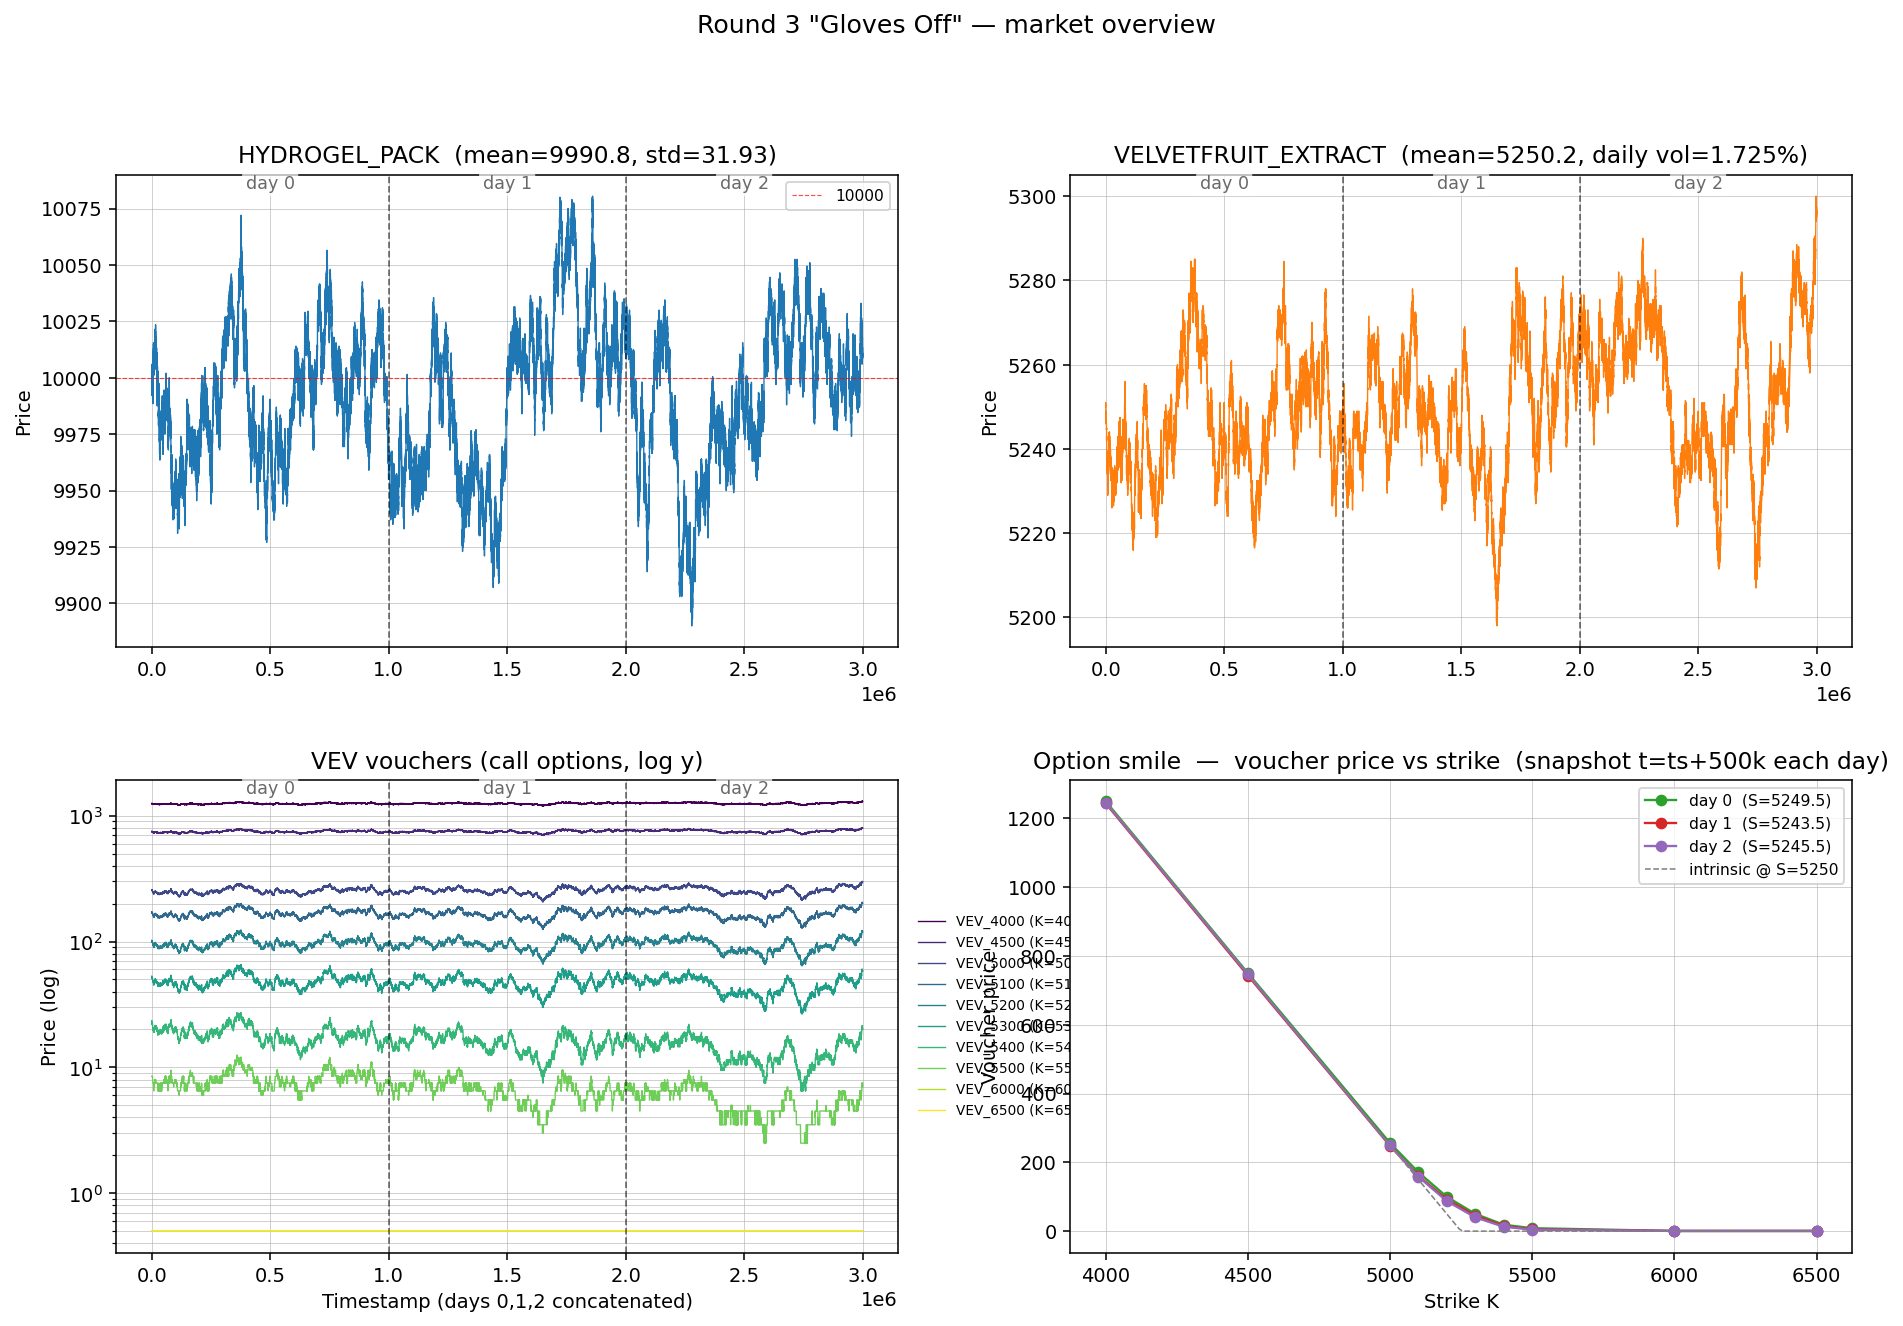

Source code (Python):
import pandas as pd
import numpy as np
import matplotlib.pyplot as plt
from matplotlib import cm

# ---- Config ----
DAYS = [0, 1, 2]
DATA_DIR = 'ROUND_3Data'
OUT_IMG = 'dashboard.png'

VOUCHERS = [
    ('VEV_4000', 4000), ('VEV_4500', 4500), ('VEV_5000', 5000),
    ('VEV_5100', 5100), ('VEV_5200', 5200), ('VEV_5300', 5300),
    ('VEV_5400', 5400), ('VEV_5500', 5500), ('VEV_6000', 6000),
    ('VEV_6500', 6500),
]
UNDERLYING = 'VELVETFRUIT_EXTRACT'


# ---- Data helpers (price = avg of highest-volume best bid / ask per tick) ----
def load_day(day):
    return pd.read_csv(f'{DATA_DIR}/prices_round_3_day_{day}.csv', sep=';')


def best_by_volume(df, side):
    rows = []
    for lvl in [1, 2, 3]:
        tmp = df[['timestamp', f'{side}_price_{lvl}', f'{side}_volume_{lvl}']].copy()
        tmp.columns = ['timestamp', 'price', 'volume']
        rows.append(tmp)
    stacked = pd.concat(rows).dropna()
    idx = stacked.groupby('timestamp')['volume'].idxmax()
    return stacked.loc[idx, ['timestamp', 'price']].sort_values('timestamp').reset_index(drop=True)


_cache = {}
def day_frame(day):
    if day not in _cache:
        _cache[day] = load_day(day)
    return _cache[day]


def price_series(product, day):
    df = day_frame(day)
    sub = df[df['product'] == product]
    if sub.empty:
        return pd.DataFrame(columns=['t_abs', 'price'])
    bb = best_by_volume(sub, 'bid').rename(columns={'price': 'bid'})
    ba = best_by_volume(sub, 'ask').rename(columns={'price': 'ask'})
    m = bb.merge(ba, on='timestamp', how='outer').sort_values('timestamp')
    m['price'] = (m['bid'] + m['ask']) / 2
    m['t_abs'] = m['timestamp'] + day * 1_000_000
    return m[['t_abs', 'price']]


def full_series(product):
    parts = [price_series(product, d) for d in DAYS]
    parts = [p for p in parts if not p.empty]
    return pd.concat(parts).sort_values('t_abs').reset_index(drop=True) if parts else pd.DataFrame()


# ---- Build figure ----
fig = plt.figure(figsize=(16, 10))
gs = fig.add_gridspec(2, 2, hspace=0.28, wspace=0.22)
ax_hg, ax_vev = fig.add_subplot(gs[0, 0]), fig.add_subplot(gs[0, 1])
ax_vch, ax_smile = fig.add_subplot(gs[1, 0]), fig.add_subplot(gs[1, 1])

day_bounds = [d * 1_000_000 for d in DAYS[1:]]


def mark_days(ax, label=False):
    for b in day_bounds:
        ax.axvline(b, color='black', linestyle='--', linewidth=0.9, alpha=0.55)
    if label:
        ymin, ymax = ax.get_ylim()
        for d in DAYS:
            ax.text(d * 1_000_000 + 500_000, ymax, f'day {d}',
                    ha='center', va='top', fontsize=9, color='dimgrey',
                    bbox=dict(boxstyle='round,pad=0.2', fc='white', ec='none', alpha=0.7))


# Panel 1: HYDROGEL_PACK
hg = full_series('HYDROGEL_PACK')
ax_hg.plot(hg.t_abs, hg.price, color='#1f77b4', linewidth=0.7)
ax_hg.axhline(10000, color='red', linestyle='--', linewidth=0.6, alpha=0.7, label='10000')
ax_hg.set_title(f'HYDROGEL_PACK  (mean={hg.price.mean():.1f}, std={hg.price.std():.2f})')
ax_hg.set_ylabel('Price')
ax_hg.grid(True, linewidth=0.3)
ax_hg.legend(loc='upper right', fontsize=8)
mark_days(ax_hg, label=True)

# Panel 2: VELVETFRUIT_EXTRACT underlying
vev = full_series(UNDERLYING)
ax_vev.plot(vev.t_abs, vev.price, color='#ff7f0e', linewidth=0.7)
ret = np.diff(np.log(vev.price.values))
per_day_vol = ret.std() * np.sqrt(10000)
ax_vev.set_title(f'VELVETFRUIT_EXTRACT  (mean={vev.price.mean():.1f}, daily vol={per_day_vol:.3%})')
ax_vev.set_ylabel('Price')
ax_vev.grid(True, linewidth=0.3)
mark_days(ax_vev, label=True)

# Panel 3: all vouchers, log y
cmap = cm.get_cmap('viridis', len(VOUCHERS))
for i, (name, strike) in enumerate(VOUCHERS):
    s = full_series(name)
    if s.empty:
        continue
    ax_vch.plot(s.t_abs, s.price, color=cmap(i), linewidth=0.7, label=f'{name} (K={strike})')
ax_vch.set_yscale('log')
ax_vch.set_title('VEV vouchers (call options, log y)')
ax_vch.set_ylabel('Price (log)')
ax_vch.set_xlabel('Timestamp (days 0,1,2 concatenated)')
ax_vch.grid(True, linewidth=0.3, which='both')
ax_vch.legend(loc='center left', bbox_to_anchor=(1.01, 0.5), fontsize=7, frameon=False)
mark_days(ax_vch, label=True)

# Panel 4: option smile — price vs strike at mid-day snapshot of each day
snapshots = []
colors = ['#2ca02c', '#d62728', '#9467bd']
for di, day in enumerate(DAYS):
    t_snap = day * 1_000_000 + 500_000
    s_vev = vev[vev.t_abs == t_snap]
    if s_vev.empty:
        continue
    s_underlying = float(s_vev.price.iloc[0])
    strikes, prices = [], []
    for name, strike in VOUCHERS:
        s = full_series(name)
        row = s[s.t_abs == t_snap]
        if row.empty:
            continue
        strikes.append(strike)
        prices.append(float(row.price.iloc[0]))
    ax_smile.plot(strikes, prices, 'o-', color=colors[di], linewidth=1.2, markersize=5,
                  label=f'day {day}  (S={s_underlying:.1f})')
    snapshots.append((day, s_underlying))

# Intrinsic value line for the first snapshot's underlying (visual anchor)
if snapshots:
    S_ref = snapshots[0][1]
    k_line = np.linspace(min(k for _, k in VOUCHERS), max(k for _, k in VOUCHERS), 200)
    intr = np.maximum(S_ref - k_line, 0)
    ax_smile.plot(k_line, intr, color='grey', linestyle='--', linewidth=0.8,
                  label=f'intrinsic @ S={S_ref:.0f}')
ax_smile.set_title('Option smile  —  voucher price vs strike  (snapshot t=ts+500k each day)')
ax_smile.set_xlabel('Strike K')
ax_smile.set_ylabel('Voucher price')
ax_smile.grid(True, linewidth=0.3)
ax_smile.legend(fontsize=8, loc='upper right')

fig.suptitle('Round 3 "Gloves Off" — market overview', fontsize=13, y=0.995)
fig.savefig(OUT_IMG, dpi=140, bbox_inches='tight')
print(f'saved {OUT_IMG}')


# ---- Second figure: smile using time-averaged prices over all 3 days ----
avg_S = vev.price.mean()
avg_prices, strikes = [], []
for name, strike in VOUCHERS:
    s = full_series(name)
    if s.empty:
        continue
    avg_prices.append(s.price.mean())
    strikes.append(strike)

avg_prices = np.array(avg_prices)
strikes = np.array(strikes)
intrinsic = np.maximum(avg_S - strikes, 0)
extrinsic = avg_prices - intrinsic

fig2, ax2 = plt.subplots(figsize=(10, 6))
ax2.plot(strikes, avg_prices, 'o-', color='#d62728', linewidth=1.5, markersize=7,
         label='avg voucher price (3-day mean)')
k_line = np.linspace(strikes.min(), strikes.max(), 200)
ax2.plot(k_line, np.maximum(avg_S - k_line, 0), color='grey', linestyle='--', linewidth=1.0,
         label=f'intrinsic @ avg S = {avg_S:.1f}')

for k, p, e in zip(strikes, avg_prices, extrinsic):
    ax2.annotate(f'{p:.1f}\n(ext {e:+.1f})', xy=(k, p),
                 xytext=(6, 6), textcoords='offset points', fontsize=7, color='#444')

ax2.set_title(f'Time-averaged option smile  —  avg price vs strike  (avg S = {avg_S:.1f})')
ax2.set_xlabel('Strike K')
ax2.set_ylabel('Average voucher price (3-day mean)')
ax2.grid(True, linewidth=0.3)
ax2.legend(loc='upper right', fontsize=9)

fig2.tight_layout()
fig2.savefig('avgSmile.png', dpi=140, bbox_inches='tight')
print('saved avgSmile.png')

print('\nTime-averaged voucher prices:')
print(f'  avg underlying S = {avg_S:.2f}')
for k, p, e in zip(strikes, avg_prices, extrinsic):
    print(f'  K={k:5d}  avg price={p:8.2f}  intrinsic={max(avg_S-k,0):7.2f}  extrinsic={e:+7.2f}')
print(f'\nUnderlying VEV realized vol (per day, sqrt(10000 ticks)): {per_day_vol:.4%}')
for name, strike in VOUCHERS:
    s = full_series(name)
    if not s.empty:
        print(f'  {name:10s} K={strike:5d}   price range [{s.price.min():7.2f}, {s.price.max():7.2f}]   mean={s.price.mean():7.2f}')
